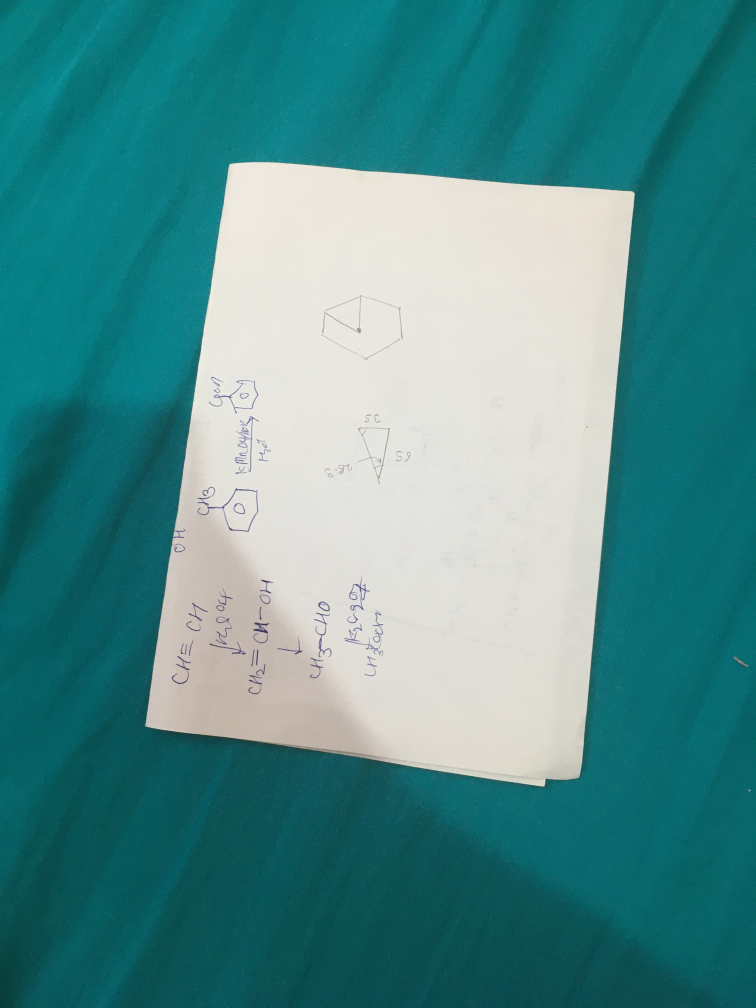
#> input picture Session4/IMG_3879.jpg, 3024 x 4032 px, found by its file name (shown at 1/4 size)
$ python Assignment1.py
#> lines starting #> are read from the running program, lines starting #| are printed output that depends on the picture; after the words box and inside, x2 and y2 are one past the last pixel; in counts of white or black regions, pixels touching at a corner belong together
import cv2
import numpy as np


img = cv2.imread('IMG_3879.jpg')
#> img is the input picture: shape (4032, 3024, 3); mean B, G, R 141.6, 141.2, 79.5
img_1=cv2.resize(img,(500,500))
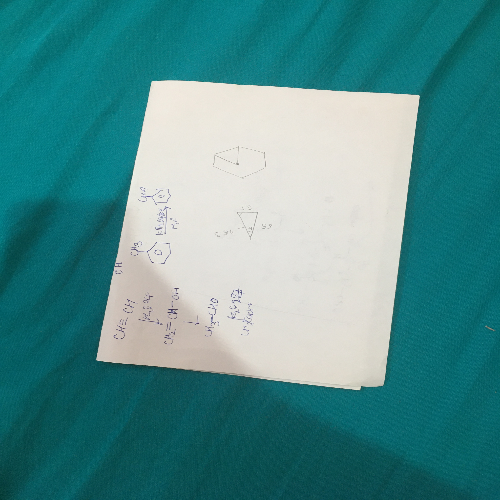
#> img_1: shape (500, 500, 3); mean B, G, R 141.5, 141.1, 79.4
img_gray = cv2.cvtColor(img_1, cv2.COLOR_BGR2GRAY)
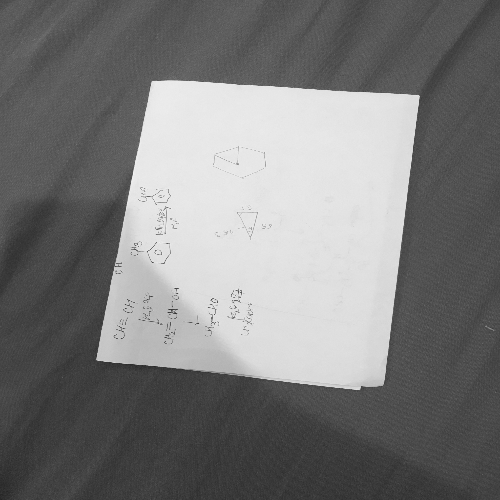
#> img_gray: shape (500, 500); min 35, max 244, mean 122.7
img_gray_smooth = cv2.GaussianBlur(img_gray,(5,5),0)
ret,img_gray_smooth_thresh = cv2.threshold(img_gray_smooth,180,300,cv2.THRESH_BINARY)
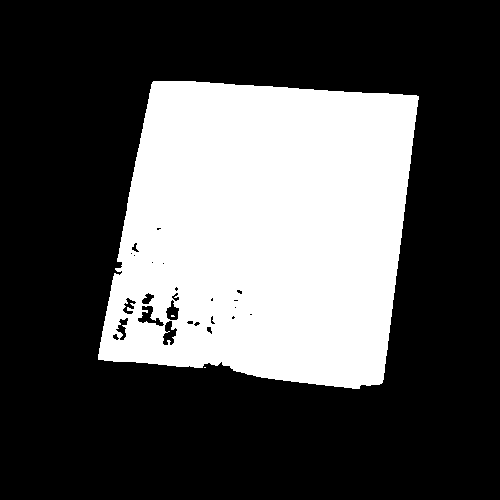
#> img_gray_smooth_thresh: shape (500, 500); 31.6% white; 3 white regions (2 under 20 px), largest, box (x1, y1, x2, y2) and area: (98, 81, 419, 389) 78926
print(img_gray_smooth_thresh)
#> (printed output is left out)
cv2.imshow('frame',img_gray_smooth_thresh)
cv2.waitKey(0)

$ run again, with Session4/dog.jpeg copied over Session4/IMG_3879.jpg
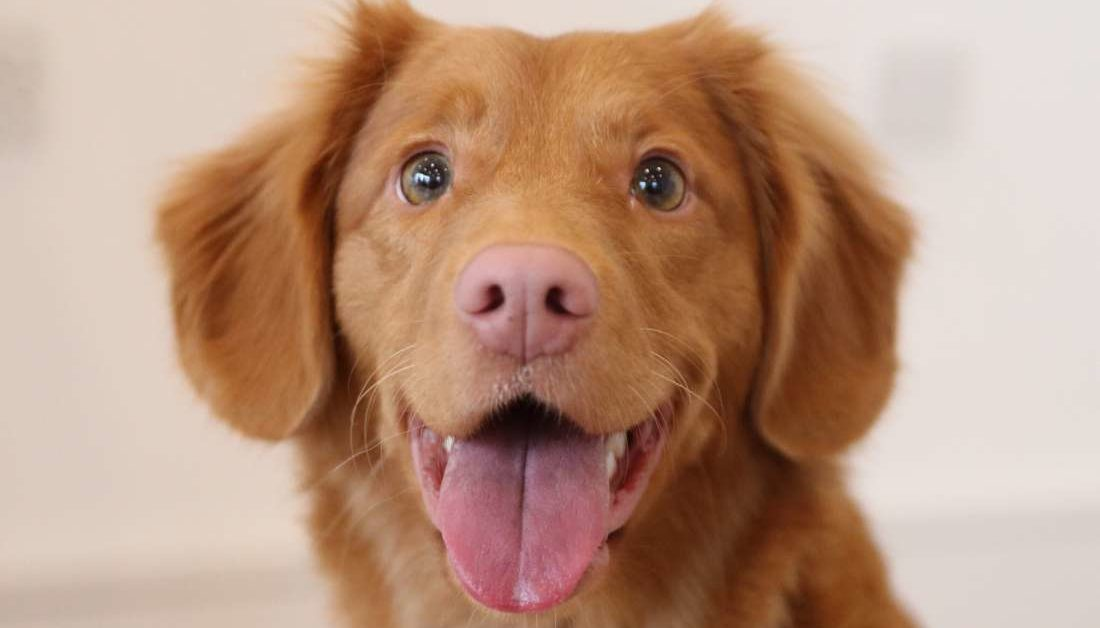
#> input picture Session4/dog.jpeg, 1100 x 628 px, found by its file name
#> img is the input picture: shape (628, 1100, 3); mean B, G, R 127.5, 149.3, 185.1
#> `img_gray = cv2.cvtColor(img_1, cv2.COLOR_BGR2GRAY)`:
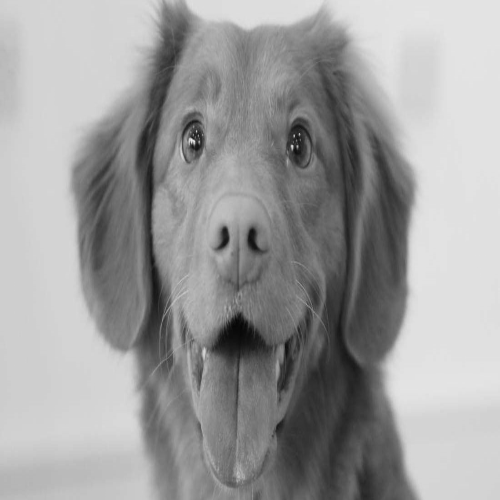
#> img_gray: shape (500, 500); min 5, max 233, mean 157.4
#> `ret,img_gray_smooth_thresh = cv2.threshold(img_gray_smooth,180,300,cv2..`:
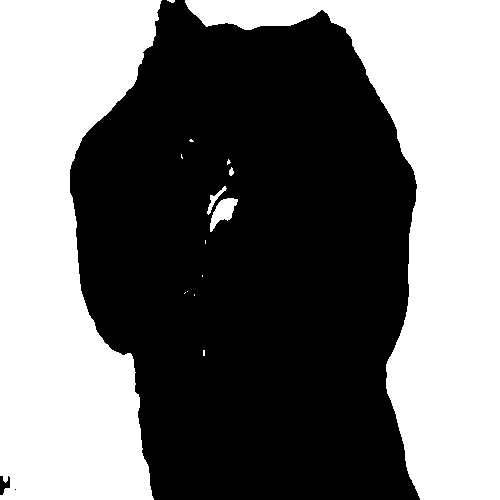
#> img_gray_smooth_thresh: shape (500, 500); 45.6% white; 15 white regions (10 under 20 px), largest, box (x1, y1, x2, y2) and area: (185, 0, 500, 500) 56704, (0, 0, 162, 500) 56604, (210, 198, 238, 232) 465, (207, 186, 227, 215) 137, (229, 167, 234, 176) 31
#> (printed output is left out)
